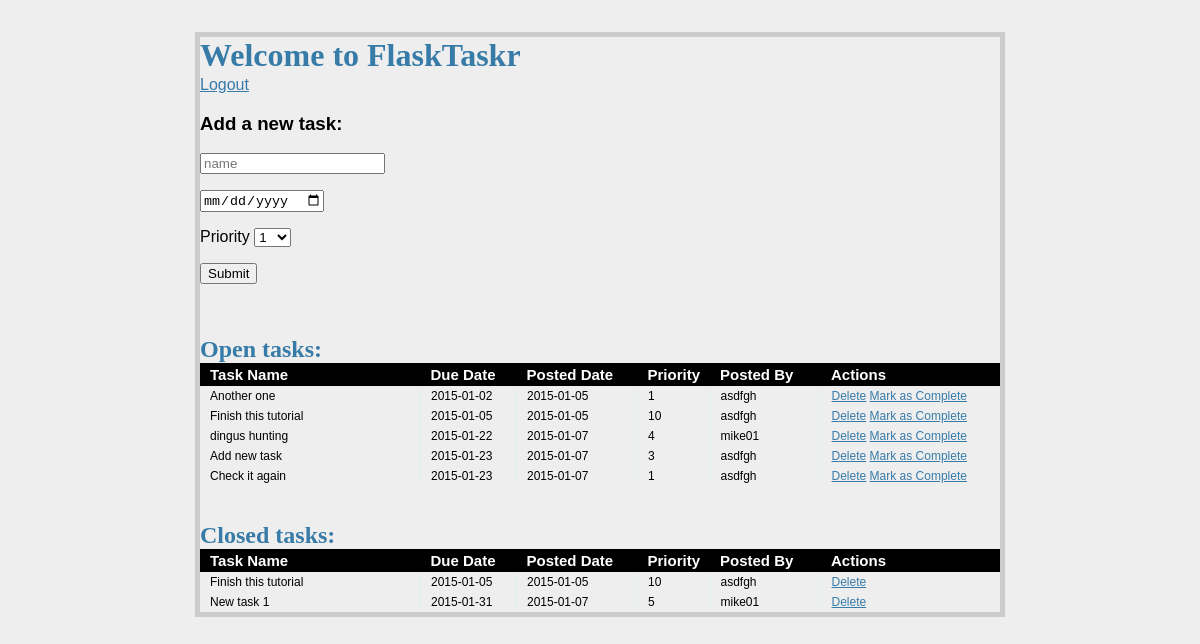
/tasks/ (signed in), run on an earlier commit of the app's database.
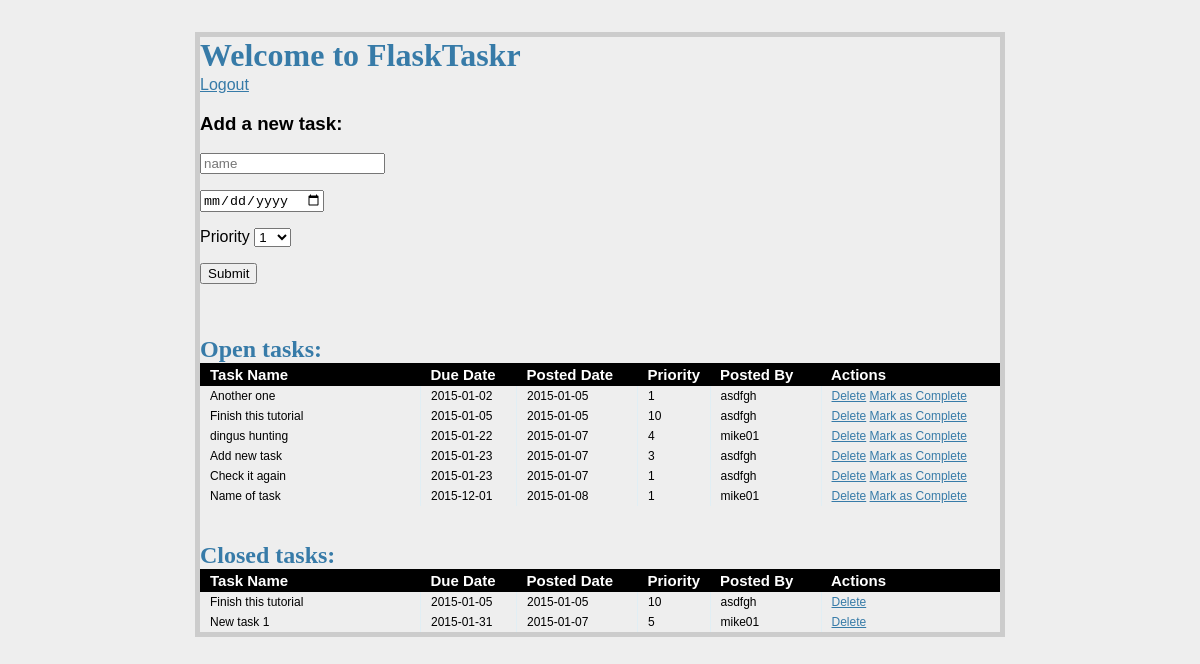
And on a later commit of the database.
### models.py (models this page shows, shortened)
class Task(db.Model):
    __tablename__ = "tasks"
    task_id = db.Column(db.Integer, primary_key=True)
    name = db.Column(db.String, nullable=False)
    due_date = db.Column(db.Date, nullable=False)
    priority = db.Column(db.Integer, nullable=False)
    posted_date = db.Column(db.Date,
                default=datetime.datetime.utcnow())
    status = db.Column(db.Integer)
    user_id = db.Column(db.Integer, db.ForeignKey('users.id'))

class User(db.Model):
    __tablename__ = 'users'
    id = db.Column(db.Integer, primary_key=True)
    name = db.Column(db.String, unique=True, nullable=False)
    email = db.Column(db.String, unique=True, nullable=False)
    password = db.Column(db.String, nullable=False)
    tasks = db.relationship('Task', backref='poster')

### views.py (the view)
@app.route('/tasks/')
@login_required
def tasks():
    open_tasks = db.session.query(Task).filter_by(status='1')\
        .order_by(Task.due_date.asc())
    closed_tasks = db.session.query(Task)\
        .filter_by(status='0').order_by(Task.due_date.asc())
    return render_template(
        'tasks.html',
        form=AddTaskForm(request.form),
        open_tasks=open_tasks,
        closed_tasks=closed_tasks
    )

### forms.py
class AddTaskForm(Form):
    task_id = IntegerField('Priority')
    name = TextField('Task Name', validators=[DataRequired()])
    due_date = DateField(
                         'Date Due (mm/dd/yyyy)',
                          validators=[DataRequired()], format='%m/%d/%Y'
                        )
    priority = SelectField(
                           'Priority',
                           validators = [DataRequired()],
                           choices=[
                           ('1', '1'), ('2', '2'), ('3', '3'), ('4', '4'),
                           ('5', '5'),
                           ('6', '6'), ('7', '7'), ('8', '8'), ('9', '9'),
                           ('10', '10')
                           ]
                           )
    status = IntegerField('Status')

### views.py (called while the page is built)
def login_required(test):
    @wraps(test)
    def wrap(*args, **kwargs):
        if 'logged_in' in session:
            return test(*args, **kwargs)
        else:
            flash('You need to login first.')
            return redirect(url_for('login'))
    return wrap

### templates/tasks.html (shortened to what this page needs)
{% extends "template.html" %}
{% block content %}
    <h1>Welcome to FlaskTaskr</h1>
    <a href="/logout">Logout</a>
    <div class="add-task">
        <h3>Add a new task:</h3>
        <form action="{{ url_for('new_task') }}" method="post">
            <p>
            {{ form.name(placeholder="name") }}
            <span class="error">
            </span>
            </p>
            <p>
            {{ form.due_date(placeholder="due date") }}
            <span class="error">
            </span>
            </p>
            <p>
            {{ form.priority.label }}
            {{ form.priority }}
            <span class="error">
            </span>
            </p>
            <p><input type="submit" value="Submit"></p>
        </form>
    </div>
    <div class="entries">
        <br>
        <br>
        <h2>Open tasks:</h2>
        <div class="datagrid">
            <table>
                <thead>
                    <tr>
                        <th width="200px"><strong>Task Name</strong></th>
                        <th width="75px"><strong>Due Date</strong></th>
                        <th width="100px"><strong>Posted Date</strong></th>
                        <th width="50px"><strong>Priority</strong></th>
                        <th width="90px"><strong>Posted By</strong></th>
                        <th><strong>Actions</strong></th>
                    </tr>
                </thead>
                {% for o in open_tasks %}
                    <tr>
                        <td width="200px">{{ o.name }}</td>
                        <td width="75px">{{ o.due_date}}</td>
                        <td width="100px">{{ o.posted_date }}</td>
                        <td width="50px">{{ o.priority }}</td>
                        <td width="90px">{{ o.poster.name }}</td>
                        <td>
                            <a href="{{ url_for('delete_entry', task_id = o.task_id) }}">Delete</a>
                            <a href="{{ url_for('complete', task_id = o.task_id) }}">Mark as Complete</a>
                        </td>
                    </tr>
                {% endfor %}
            </table>
        </div>
    </div>
    <br/>
    <br/>
    <div class="entries">
        <h2>Closed tasks:</h2>
        <div class="datagrid">
            <table>
                <thead>
                    <tr>
                        <th width="200px"><strong>Task Name</strong></th>
                        <th width="75px"><strong>Due Date</strong></th>
                        <th width="100px"><strong>Posted Date</strong></th>
                        <th width="50px"><strong>Priority</strong></th>
                        <th width="90px"><strong>Posted By</strong></th>
                        <th><strong>Actions</strong></th>
                    </tr>
                </thead>
                {% for c in closed_tasks %}
                    <tr>
                        <td width="200px">{{ c.name }}</td>
                        <td width="75px">{{ c.due_date }}</td>
                        <td width="100px">{{ c.posted_date }}</td>
                        <td width="50px">{{ c.priority }}</td>
                        <td width="90px">{{ c.poster.name }}</td>
                        <td>
                            <a href="{{ url_for('delete_entry', task_id = c.task_id) }}">Delete</a>
                        </td>
                    </tr>
                {% endfor %}
            </table>
        </div>
    </div>
{% endblock %}

### templates/template.html (shortened to what this page needs)
<!DOCTYPE html>
<html>
    <head>
        <link rel="stylesheet" href="{{url_for('static',
            filename='css/styles.css') }}">
    </head>
    <body>
        <div class="page">
            {% block content %}
            {% endblock %}
        </div>
    </body>
</html>

### static/css/styles.css (style rules this page uses)
body { font-family: sans-serif; background: #eee; }
a, h1, h2 { color: #377BA8; }
h1, h2 { font-family: 'Georgia', serif; margin: 0; }
h1 { border-bottom: 2px solid #eee; }
h2 { font-size: 1.5em; }
.page { margin: 2em auto; width:50em; border: 5px solid #ccc; padding: 0.8em background: white; }
.entries { list-style: none; margin: 0; padding: 0; }
.error { color:red; font-size: .8em; padding: 0.5em; }
.datagrid table { border-collapse: collapse; text-align: left; width: 100%; }
.datagrid table td, .datagrid table th { padding: 3px 10px; }
.datagrid table thead th { background-color: #000000; color: #FFFFFF; font-size: 15px; font-weight: bold; }
.datagrid table thead th:first-child { border:none; }
.datagrid table tbody td { color: #000000; border-left: 1px solid #E1EEF4; font-size: 12px; font-weight: normal; }
.datagrid table tbody td:first-child { border-left:none; }

What changed in the data, as far as the page shows it:
added Task: name "Name of task", due_date "2015-12-01", posted_date "2015-01-08", priority "1", poster.name "mike01", shown under "Open tasks:"
